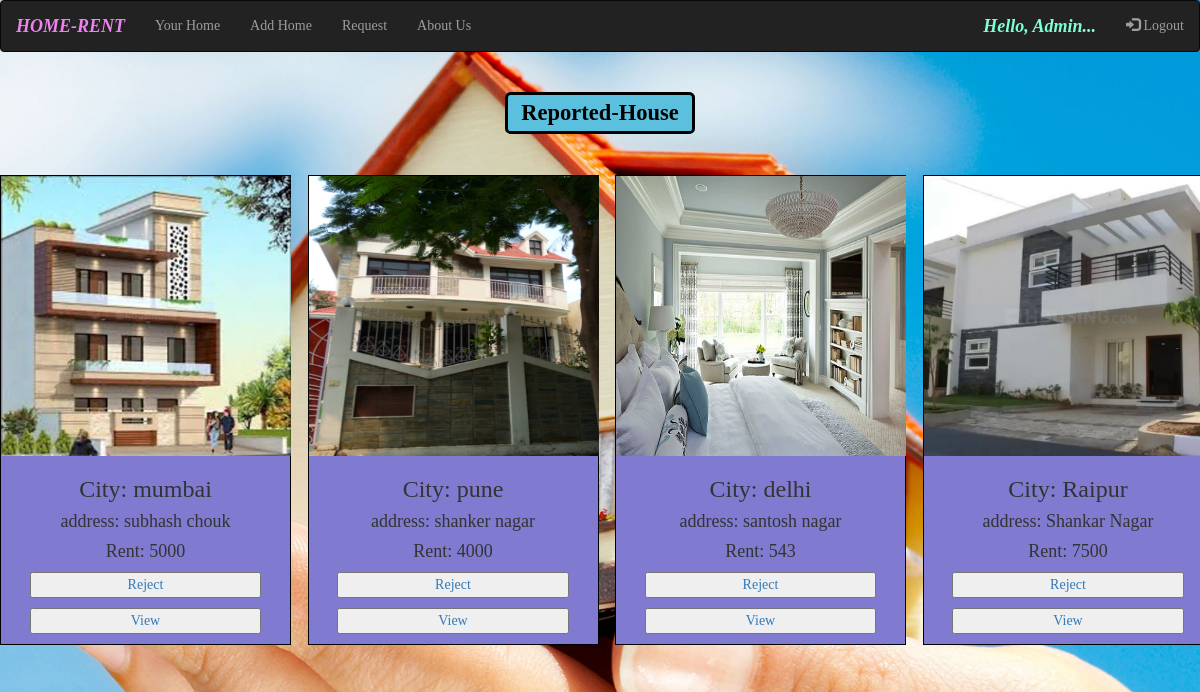
The page /request/ (signed in) on the database its author committed.
### homeapp/models.py (models this page shows, shortened)
class Item(models.Model):
    user = models.ForeignKey(User, on_delete=models.CASCADE, related_name="item", null=True)
    city = models.CharField(max_length=50)
    address =models.CharField(max_length=300)
    rent= models.IntegerField(null = True)
    description= models.CharField(max_length=500)
    number=models.IntegerField(null=True)
    picture = models.FileField(blank=True, null=True)
    report =models.IntegerField(default=0)
    status =models.CharField(max_length=50,default="Safe")
    availability = models.CharField(max_length=200, default="Available")

### homeapp/views.py (the view)
# urls.py: path('request/',views.homerequest,name="homerequest"),
@login_required
def homerequest(request):
    if request.user.is_staff:
        home=Item.objects.filter(report__gte =1)
        return render(request,'request.html',{'allhome':home})
    else:
        raise Http404("You are not an admin")

### templates/request.html (shortened to what this page needs)
{% extends 'base.html' %}
{% block body %}
<div class="row">
    <h2 style="text-align: center;"><span class="label label-info" style="border-style: solid; color:black">Reported-House</span></h2><br><br>
    {% if allhome %}
    {% for homeobject in allhome %}
    <div class="col-xs-12 col-sm-6 col-md-4 col-lg-3 abc">
        <div class="card" style="text-align: center;">
            {% if homeobject.picture %}
            <img src="{{homeobject.picture.url}}" alt="No Image"
                style=" width:290px; height:280px;background-size:cover;">
            {% endif %}
            <h3>City: {{homeobject.city}}</h3>
            <h4>address: {{homeobject.address}}</h4>
            <b>
                <h4>Rent: {{homeobject.rent}}</h4>
            </b>
            <a href="/reject/{{homeobject.id}}/"><p><button style="width: 80%;">Reject</button></p></a>
            <a href="/{{homeobject.id}}"><p><button style="width: 80%;">View</button></p></a>
        </div>
        <br>
    </div>
    {% endfor %}
    {%else%}
    <h3 style="margin: 5%;">You don't have any list</h3>
    {%endif%}
</div>
{% endblock body %}

### templates/request.html (style rules this page uses)
body { background: url("/static/wishlist.jpg"); height: 100vh; background-position: center; background-size: cover; }
.card { width: 291px; background-color: #807bd1; border: 1px solid black; margin: auto; }

### templates/base.html (style rules this page uses)
* { font-family: cursive; }

### rows shown on the page
Item: picture (picture), city "mumbai", address "subhash chouk", rent "5000"
Item: picture (picture), city "pune", address "shanker nagar", rent "4000"
Item: picture (picture), city "delhi", address "santosh nagar", rent "543"
Item: picture (picture), city "Raipur", address "Shankar Nagar", rent "7500"
